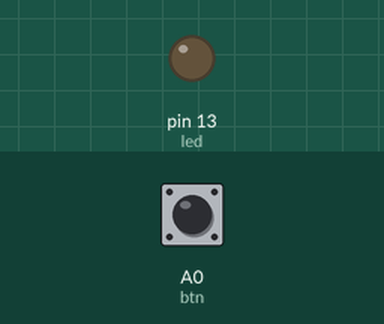
Recording of a sketch running on a simulated Arduino Uno, built with avr-gcc and run on an emulated ATmega328P. On the bench: output pins drawn as LEDs (lit = HIGH). The test bench sets the inputs (shaded band); at power-on: A0 (btn) HIGH.

Above: at 1.2 s.
1.3 s: A0 (btn) pulled LOW for 0.15 s
At 2.5 s:
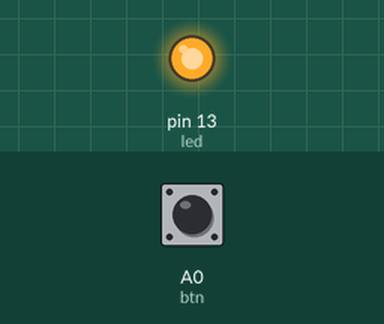
2.9 s: A0 (btn) pulled LOW for 1 s
At 3.9 s:
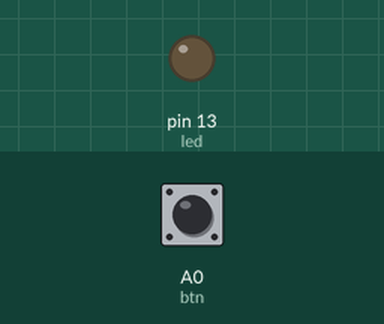
5.4 s: A0 (btn) pulled LOW for 3.2 s
At 5.8 s:
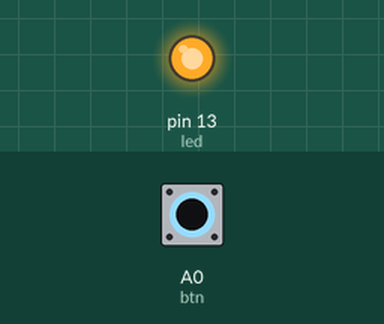
Timing chart, 0 to 8.4 s (numbered marks = the images above; inputs shaded):
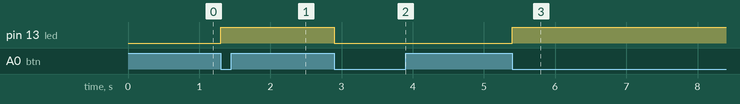

The sketch:

Part2.ino
```cpp
/* Part2 toggle LED with button */

#define btn A0
#define led 13

void setup() {
  pinMode(btn, INPUT_PULLUP);
  pinMode(led, OUTPUT);
}

void loop() {
  digitalWrite(led, LOW);
  while (digitalRead(btn) != HIGH); //wait until button is released
  while (digitalRead(btn) != LOW); //Wait until button is pressed

  digitalWrite(led, HIGH); //as soon as button is pressed light LED
  while (digitalRead(btn) != HIGH); //wait until button is released
  while (digitalRead(btn) != LOW); //wait until button is pressed again
}
```

Measured:
- after the input at 1.3 s, pin 13 (led): LOW → HIGH at once
- after the input at 2.9 s, pin 13 (led): HIGH → LOW at once
- after the input at 5.4 s, pin 13 (led): LOW → HIGH at once
